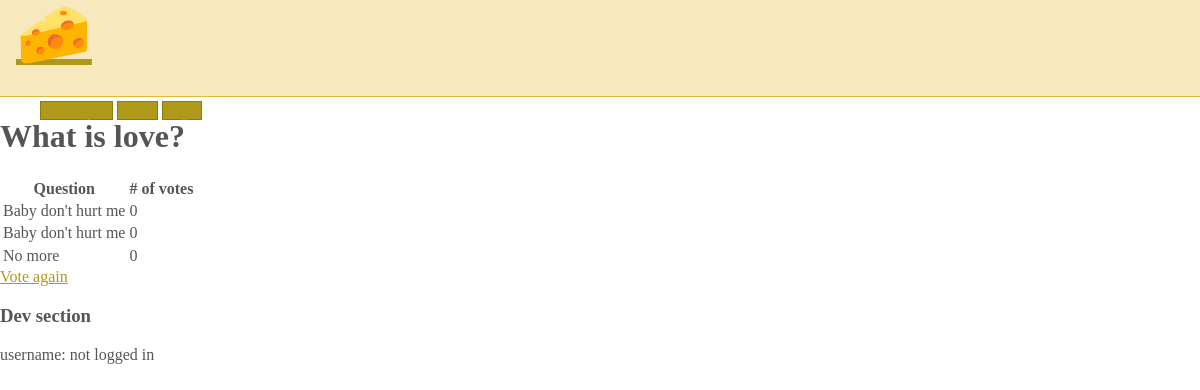
/3/results/, run on an earlier commit of the app's database.
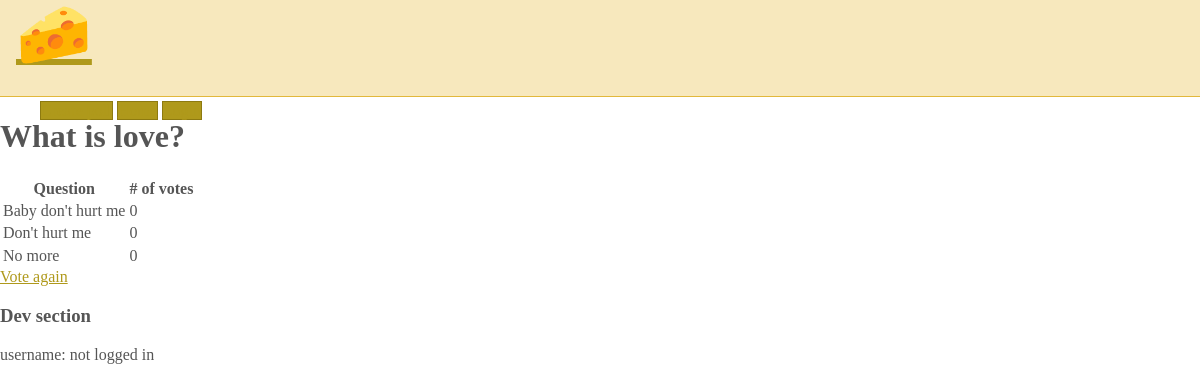
And on a later commit of the database.
### polls/models.py (models this page shows, shortened)
class Choice(models.Model):
	question = models.ForeignKey(Question, on_delete=models.CASCADE)
	choice_text = models.CharField(max_length=200)
	votes = models.IntegerField(default=0)

### polls/views.py (the view)
# urls.py: path('<int:question_id>/results/', views.results, name='results'),
def results(request, question_id):
	question = get_object_or_404(Question, pk=question_id)
	return render(request, 'polls/results.html', {'question': question})

### polls/templates/polls/results.html
{% extends 'base.html' %}
{% block content %}
<h1>{{ question.question_text }}</h1>
{% if question.choice_set.count > 0 %}
<table>
    <thead>
        <tr>
            <th>Question</th>
            <th># of votes</th>
        </tr>
    </thead>
    <tbody>
    {% for choice in question.choice_set.all %}
        <tr>
            <td>{{ choice.choice_text }}</td><td>{{ choice.votes }}</td>
        </tr>
    {% endfor %}
    </tbody>
</table>
{% else %}
<p>No choices for this question</p>
{% endif %}
<a href="{% url 'polls:detail' question.id %}">Vote again</a>
{% endblock %}

What changed in the data, as far as the page shows it:
changed Choice: choice_text "Baby don't hurt me" → "Don't hurt me"
